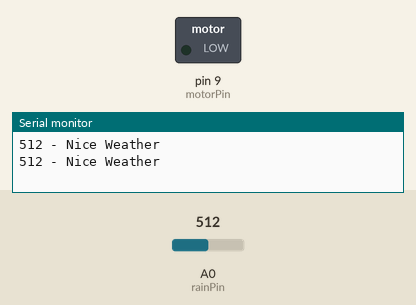
This sketch was run on a simulated Arduino Uno, built with avr-gcc and run on an emulated ATmega328P. On the bench: switched loads named in the sketch (green lamp = pin HIGH), the last lines printed to the serial monitor. Inputs (shaded band) come from the test bench; at power-on: A0 (rainPin) = 512.

Above: at 5.8 s.
5.9 s: A0 (rainPin) set to 215
11.9 s: A0 (rainPin) set to 184
At 15.5 s:
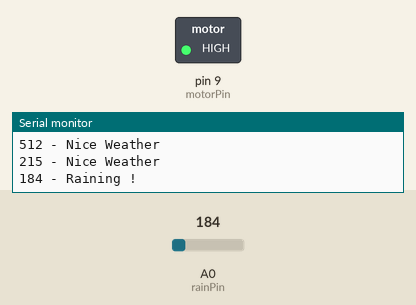
Timing chart, 0 to 18.5 s (numbered marks = the images above; inputs shaded):
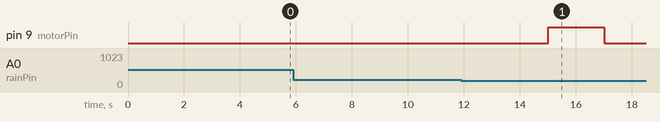

Measured:
- the behaviour switches between 200 and 199 on A0 (rainPin) (found by bisection; images 0 and 1)
- after the input at 11.9 s, pin 9 (motorPin): LOW → HIGH after 3.1 s, → LOW 2.0 s later

The sketch:

Raning.ino
```cpp
const int rainPin = A0;
const int motorPin = 9;

  int thresholdValue = 200;
void setup() {
  // put your setup code here, to run once:
  pinMode(rainPin, INPUT);
  pinMode(motorPin, OUTPUT);
  digitalWrite(motorPin, LOW);
  Serial.begin(115200);
}

void loop() {
  // put your main code here, to run repeatedly:
  int sensorValue = analogRead(rainPin);
  Serial.print(sensorValue);
  if(sensorValue < thresholdValue){
    Serial.println(" - Raining !");
    digitalWrite(motorPin, HIGH);
    delay(2000);
    digitalWrite(motorPin, LOW);
    for(;;){
      int sensorValue = analogRead(rainPin);
  Serial.print(sensorValue);
    if(sensorValue < 200){
      Serial.println(" - It's still raining.");
    }
      else{
      Serial.println(" - Good weather now. ");
      delay(2000);
    digitalWrite(motorPin, HIGH);
    delay(2000);
    digitalWrite(motorPin, LOW);
      break;
    }
  delay(5000);
    }
  }
  else{
    Serial.println(" - Nice Weather");
  }
    delay(5000);

}
```
